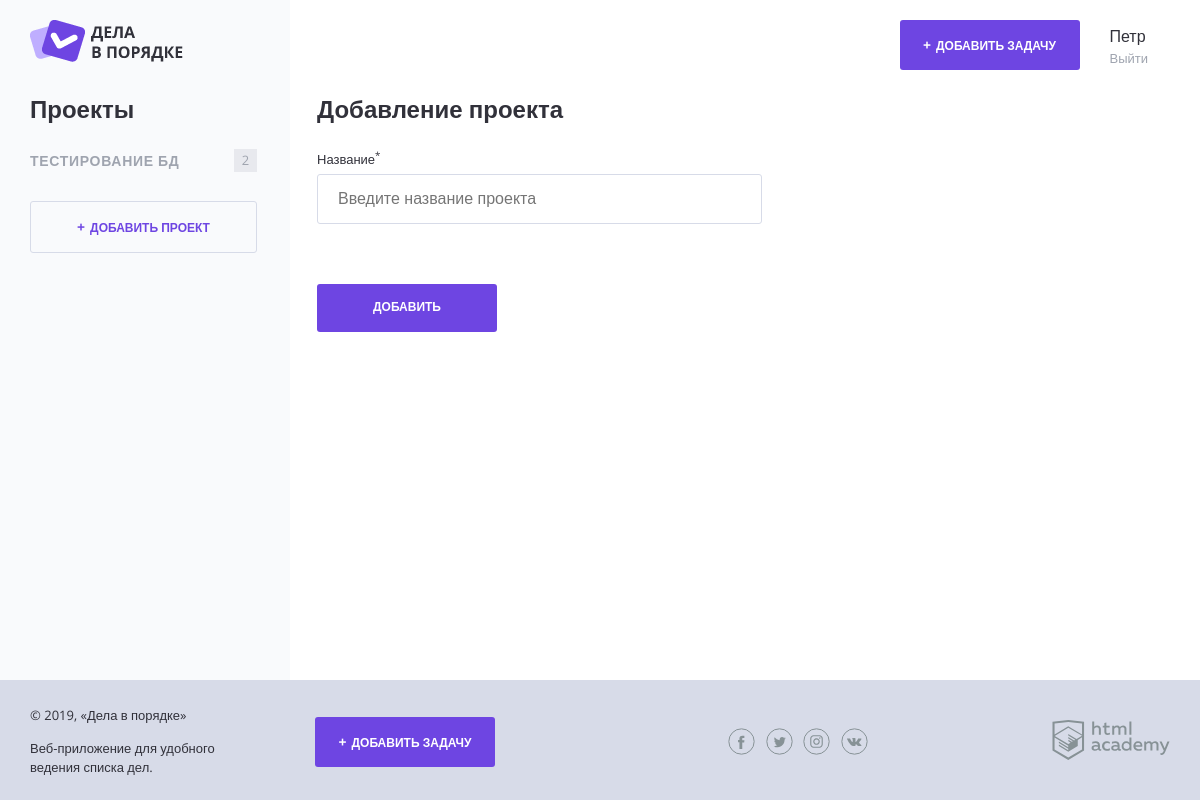
/project.php (signed in), run on the app's committed database.
### tables this page shows
CREATE TABLE `user` (
  `USER_ID` smallint(5) UNSIGNED NOT NULL,
  `REG_DATE` datetime NOT NULL DEFAULT current_timestamp(),
  `EMAIL` varchar(50) NOT NULL,
  `PASSWORD` varchar(255) NOT NULL,
  `FIRST_NAME` varchar(30) NOT NULL
);

CREATE TABLE `project` (
  `PROJECT_ID` smallint(5) UNSIGNED NOT NULL,
  `PROJECT_NAME` varchar(25) NOT NULL,
  `USER_ID` smallint(5) UNSIGNED NOT NULL
);

### helpers.php (called while the page is built, shortened)
<?php
function include_template($name, array $data = []) {
    $name = 'templates/' . $name;
    extract($data);
    require $name;
    $result = ob_get_clean();
    return $result;
}
function itemcount($projects){
    return $projects['CNT'];
}
function filterText($str){
    $text = htmlspecialchars($str);
    return $text;
}

### db.php (called while the page is built, shortened)
<?php
function get_first_name($con,$userid){
    $sql = 'SELECT `FIRST_NAME` FROM `user` WHERE `USER_ID`= ?';
    $stmt = mysqli_prepare($con, $sql);
    mysqli_stmt_bind_param($stmt,'i',$userid);
    mysqli_stmt_execute($stmt);
    $res = mysqli_stmt_get_result($stmt);
    $firstname=mysqli_fetch_assoc($res);
    $first =$firstname['FIRST_NAME'];
    return $first;
}
function createprojectlist($con,$userid){
    $sql = 'SELECT `PROJECT_NAME`,`project`.`PROJECT_ID`, COUNT(`task`.`TASK_ID`) AS `CNT` FROM `project` LEFT JOIN `task` ON `task`.`PROJECT_ID`=`project`.`PROJECT_ID` WHERE `project`.`USER_ID`= ? GROUP BY `PROJECT_ID`';
    $stmt = mysqli_prepare($con, $sql);
    mysqli_stmt_bind_param($stmt,'i',$userid);
    mysqli_stmt_execute($stmt);
    $result = mysqli_stmt_get_result($stmt);
    $projects = mysqli_fetch_all($result,MYSQLI_ASSOC);
    return $projects;
}

### project.php (the view, shortened to what this page needs)
<?php
if (isset($_SESSION['usid'])) {
$userid = $_SESSION['usid'];
require_once('connection.php');
require_once('db.php');
require_once('helpers.php');
$errors=array();
$projects=createprojectlist($con,$userid);
if ($con == false) {
    print("Ошибка подключения: " . mysqli_connect_error());
}
else {
    $page_content = include_template('form-project.php',[
        'con'=>$con,'userid'=>$userid,'errors'=>$errors,'projects'=>$projects] );
    $layout_content = include_template('layout.php',[
        'title'=>'Добавить задачу','content'=>$page_content,'con'=>$con,'userid'=>$userid,'project'=>$project,'projects'=>$projects]);
    print($layout_content);
}
}
else{
    require_once('guest.php');
}

### templates/layout.php (shortened to what this page needs)
<!DOCTYPE html>
<html lang="ru">
<head>
    <link rel="stylesheet" href="css/normalize.css">
    <link rel="stylesheet" href="css/style.css">
    <link rel="stylesheet" href="css/flatpickr.min.css">
</head>
<body>
<div class="page-wrapper">
    <div class="container container--with-sidebar">
        <header class="main-header">
            <a href="/">
                <img src="img/logo.png" width="153" height="42" alt="Логотип Дела в порядке">
            </a>
            <div class="main-header__side">
                <a class="main-header__side-item button button--plus open-modal" href="../add.php<?php
                if($project!=null){print('?project='.$project);} ?>">Добавить задачу</a>
                <div class="main-header__side-item user-menu">
                    <div class="user-menu__data">
                        <p>
                        <?php
                        $firstname=get_first_name($con,$userid);
                        print_r($firstname);
                            ?>
                        </p>
                        <a href="index.php?session=cls">Выйти</a>
                    </div>
                </div>
            </div>
        </header>
        <div class="content">
            <section class="content__side">
                <h2 class="content__side-heading">Проекты</h2>
                <nav class="main-navigation">
                    <ul class="main-navigation__list">
                        <?php $index=0;
                        $num = count($projects);
                        while($index<$num): ?>
                            <li class="main-navigation__list-item <?php
                            ?>" >
                                <a class="main-navigation__list-item-link" href="index.php?project=<?=$projects[$index]['PROJECT_NAME']?>">
                                    <? print($projects[$index]['PROJECT_NAME']); ?></a>
                                <span class="main-navigation__list-item-count"><?= filterText(itemcount($projects[$index])); ?></span>
                                <?php $index++ ?>
                            </li>
                        <?php endwhile;?>
                    </ul>
                </nav>
                <a class="button button--transparent button--plus content__side-button"
                   href="../project.php" target="project_add">Добавить проект</a>
            </section>
           <?= $content; ?>
        </div>
    </div>
</div>
<footer class="main-footer">
    <div class="container">
        <div class="main-footer__copyright">
            <p>© 2019, «Дела в порядке»</p>
            <p>Веб-приложение для удобного ведения списка дел.</p>
        </div>
        <a class="main-footer__button button button--plus" href="../add.php<?php if($project!=null){print('?project='.$project);} ?>">Добавить задачу</a>
        <div class="main-footer__social social">
            <a class="social__link social__link--facebook" href="#">
            </a>
            <a class="social__link social__link--twitter" href="#">
            </a>
            <a class="social__link social__link--instagram" href="#">
            </a>
            <a class="social__link social__link--vkontakte" href="#">
            </a>
        </div>
        <div class="main-footer__developed-by">
            <a href="https://htmlacademy.ru/intensive/php">
                <img src="img/htmlacademy.svg" alt="HTML Academy" width="118" height="40">
            </a>
        </div>
    </div>
</footer>
</body>
</html>

### data on the page
user: FIRST_NAME "Петр"
project: PROJECT_NAME "ТЕСТИРОВАНИЕ БД", index "2"
